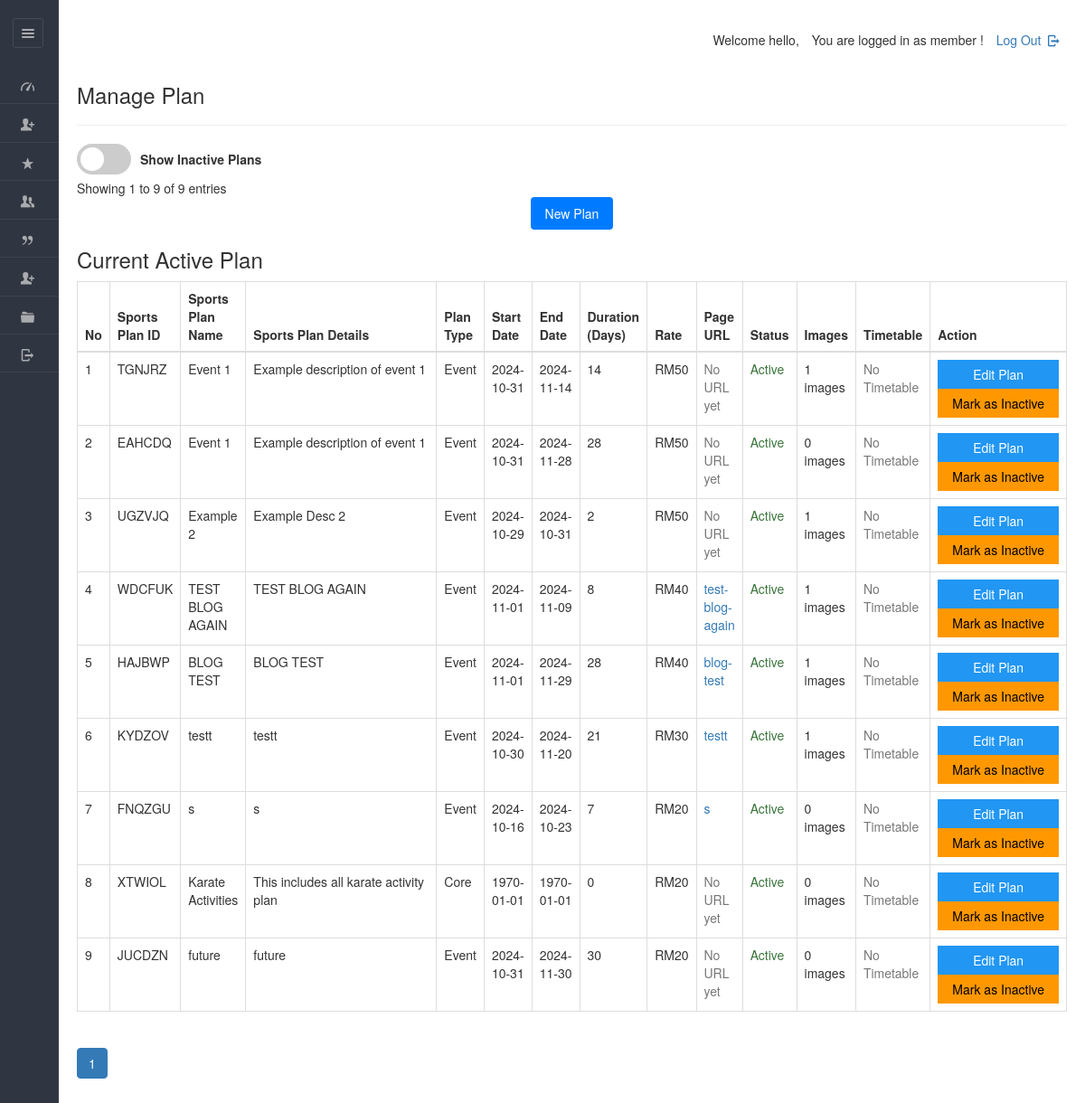
Before: /dashboard/admin/view_plan.php (signed in) with the older database file.
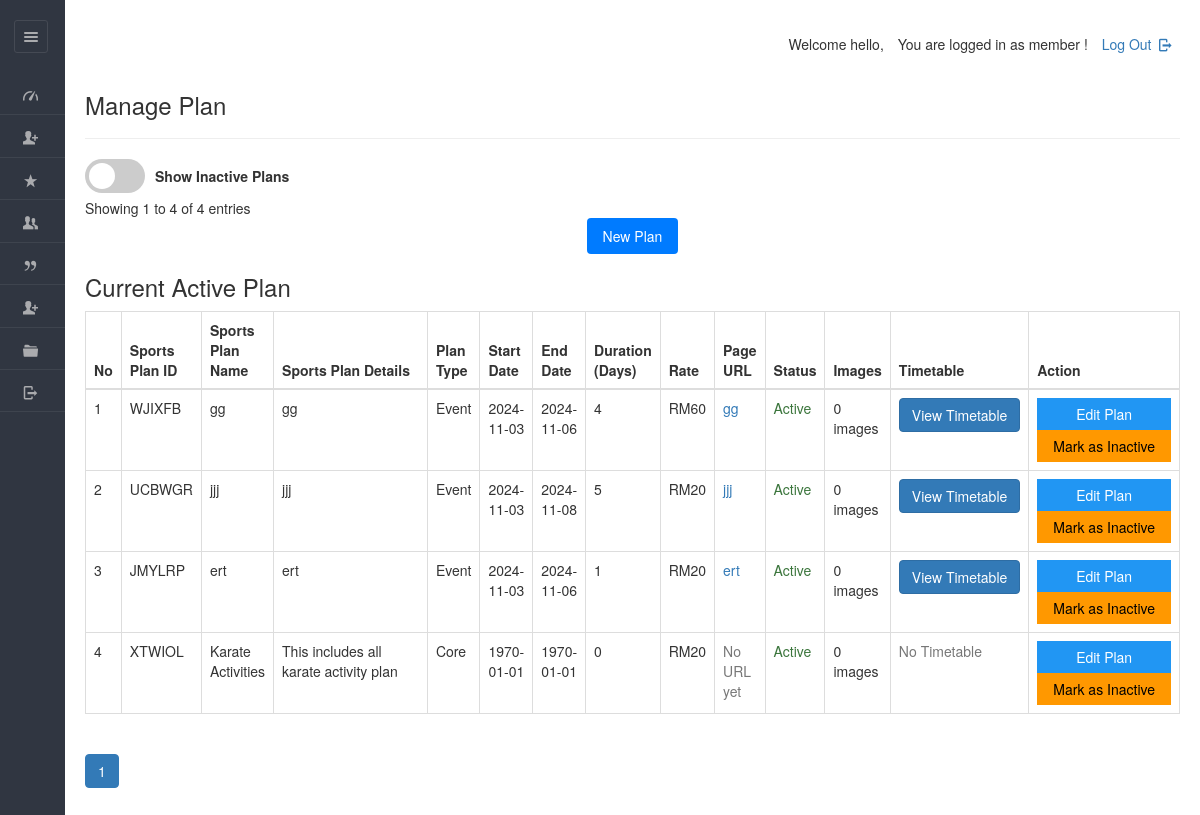
After: the same page with the newer database file.
### tables this page shows
CREATE TABLE IF NOT EXISTS `plan` (
  `planid` varchar(8) NOT NULL,
  `tid` varchar(45) NOT NULL,
  `planName` varchar(20) NOT NULL,
  `description` varchar(200) NOT NULL,
  `planType` varchar(50) NOT NULL,
  `startDate` varchar(50) NOT NULL,
  `endDate` varchar(50) NOT NULL,
  `duration` int NOT NULL,
  `validity` varchar(20) NOT NULL DEFAULT 'Lifetime',
  `amount` int NOT NULL DEFAULT '0',
  `active` varchar(255) NOT NULL,
  PRIMARY KEY (`planid`),
  KEY `idx_plan_name` (`planName`),
  KEY `idx_plan_type` (`planType`),
  KEY `idx_description` (`description`),
  KEY `idx_active` (`active`)
);

### dashboard/admin/view_plan.php (the view, shortened to what the changed rows need)
<!DOCTYPE html>
<html lang="en">
<head>
    <link rel="stylesheet" href="../../css/style.css"  id="style-resource-5">
    <link rel="stylesheet" href="../../css/dashMain.css">
    <link rel="stylesheet" type="text/css" href="../../css/entypo.css">
	<link href="a1style.css" rel="stylesheet" type="text/css">
	<link rel="stylesheet" href="https://maxcdn.bootstrapcdn.com/bootstrap/3.4.1/css/bootstrap.min.css">
	<link rel="stylesheet" href="../../css/dashboard/sidebar.css">
</head>
     <body class="page-body  page-fade" onload="collapseSidebar()">
    	<div class="page-container sidebar-collapsed" id="navbarcollapse">
    		<?php include('nav.php'); ?>
    		<div class="main-content">
				<div class="row">
					<div class="col-md-6 col-sm-8 clearfix">
					</div>
					<div class="col-md-6 col-sm-4 clearfix hidden-xs">
					</div>
				</div>
		<h3>Manage Plan</h3>
		<hr />
<?php
$records_per_page = 10;
$page = isset($_GET['page']) ? (int)$_GET['page'] : 1;
$offset = ($page - 1) * $records_per_page;
$search_term = isset($_GET['search']) ? mysqli_real_escape_string($con, $_GET['search']) : '';
$search_column = isset($_GET['search_column']) ? $_GET['search_column'] : 'planName';
$show_inactive = isset($_GET['show_inactive']) ? $_GET['show_inactive'] : 'no';
$count_query = "SELECT COUNT(DISTINCT p.planid) as total FROM plan p ";
$where_conditions = [];
if ($show_inactive !== 'yes') {
    $where_conditions[] = "p.active='yes'";
}
if (!empty($where_conditions)) {
    $where_clause = "WHERE " . implode(' AND ', $where_conditions);
    $count_query .= $where_clause;
}
$total_records_result = mysqli_query($con, $count_query);
$total_records = mysqli_fetch_assoc($total_records_result)['total'];
$total_pages = ceil($total_records / $records_per_page);
?>
<?php
$show_inactive = isset($_GET['show_inactive']) ? $_GET['show_inactive'] : 'no';
$query = "SELECT DISTINCT p.planid, p.planName, p.description, p.planType, p.startDate, p.endDate,
          p.duration, p.amount, p.active, pp.slug,
          (SELECT COUNT(*) FROM images i WHERE i.planid = p.planid) as image_count,
          (SELECT slug FROM plan_pages WHERE planid = p.planid LIMIT 1) as page_slug,
          st.tname, td.day_number, td.activities, st.tid
          FROM plan p
          LEFT JOIN plan_pages pp ON p.planid = pp.planid
          LEFT JOIN sports_timetable st ON p.planid = st.planid
          LEFT JOIN timetable_days td ON st.tid = td.tid ";
$where_conditions = [];
if ($show_inactive !== 'yes') {
    $where_conditions[] = "p.active='yes'";
}
if (!empty($where_conditions)) {
    $query .= "WHERE " . implode(" AND ", $where_conditions) . " ";
}
$query .= " GROUP BY p.planid ORDER BY p.active DESC, p.amount DESC";
$result = mysqli_query($con, $query);
$sno = 1;
?>
<div class="mb-3">
    <form method="GET" class="form-inline" id="filterForm" style="display: flex; align-items: center; gap: 10px;">
    </form>
</div>
<div class="mb-3">
    Showing <?php echo $offset + 1; ?> to <?php echo min($offset + $records_per_page, $total_records); ?>
    of <?php echo $total_records; ?> entries
</div>
<div style="display: flex; justify-content: center; align-items: center; width: 100%;">
    <a href="new_plan.php" style="text-align: center; padding: 8px 16px; background-color: #007bff; color: white; text-decoration: none; border-radius: 4px;">New Plan</a>
</div>
    <h3 style="margin-right: 20px;">Current Active Plan</h3>
<table class="table table-bordered datatable" id="table-1" border="1">
    <thead>
        <tr>
            <th onclick="sortTable(0)">No</th>
            <th onclick="sortTable(1)">Sports Plan ID</th>
            <th onclick="sortTable(2)">Sports Plan Name</th>
            <th onclick="sortTable(3)">Sports Plan Details</th>
            <th onclick="sortTable(4)">Plan Type</th>
            <th onclick="sortTable(5)">Start Date</th>
            <th onclick="sortTable(6)">End Date</th>
            <th onclick="sortTable(7)">Duration (Days)</th>
            <th onclick="sortTable(8)">Rate</th>
            <th onclick="sortTable(9)">Page URL</th>
            <th onclick="sortTable(10)">Status</th>
            <th onclick="sortTable(11)">Images</th>
            <th>Timetable</th>
            <th>Action</th>
        </tr>
    </thead>
    <tbody>
        <?php
        if (mysqli_affected_rows($con) != 0) {
            while ($row = mysqli_fetch_array($result, MYSQLI_ASSOC)) {
                $msgid = $row['planid'];
                $tid = $row['tid'];
                $status_class = $row['active'] === 'yes' ? 'text-success' : 'text-danger';
                $status_text = $row['active'] === 'yes' ? 'Active' : 'Inactive';
                echo "<tr>";
                echo "<td>" . $sno . "</td>";
                echo "<td>" . $row['planid'] . "</td>";
                echo "<td>" . $row['planName'] . "</td>";
                echo "<td width='380'>" . $row['description'] . "</td>";
                echo "<td>" . $row['planType'] . "</td>";
                echo "<td>" . date('Y-m-d', strtotime($row['startDate'])) . "</td>";
                echo "<td>" . date('Y-m-d', strtotime($row['endDate'])) . "</td>";
                echo "<td>" . $row['duration'] . "</td>";
                echo "<td>RM" . $row['amount'] . "</td>";
                if ($row['page_slug']) {
                    $url_status = $row['active'] === 'yes' ? '' : ' (Inactive)';
                    echo "<td><a href='../../plans/" . $row['page_slug'] . "' target='_blank'>" .
                         $row['page_slug'] . $url_status . "</a></td>";
                } else {
                    echo "<td><span class='text-muted'>No URL yet</span></td>";
                }
                echo "<td class='" . $status_class . "'>" . $status_text . "</td>";
                echo "<td>" . $row['image_count'] . " images</td>";
                echo "<td>";
                if (!empty($tid)) {
                    echo "<a href='timetable_detail.php?id=" . $tid . "' class='btn btn-primary'>View Timetable</a>";
                } else {
                    echo "<span class='text-muted'>No Timetable</span>";
                }
                echo "</td>";
                echo "<td>";
                echo "<a href='edit_plan.php?id=" . $row['planid'] . "'>
                        <input type='button' class='a1-btn a1-blue' style='width:100%' value='Edit Plan'>
                      </a>";
                if ($row['active'] === 'yes') {
                    echo "<form action='del_plan.php' method='post' onSubmit='return ConfirmDeactivate();'>
                            <input type='hidden' name='name' value='" . $msgid . "'/>
                            <input type='submit' value='Mark as Inactive' class='a1-btn a1-orange' style='width:100%'/>
                          </form>";
                } else {
                    echo "<form action='activate_plan.php' method='post' onSubmit='return ConfirmActivate();'>
                            <input type='hidden' name='name' value='" . $msgid . "'/>
                            <input type='submit' value='Mark as Active' class='a1-btn a1-green' style='width:100%'/>
                          </form>";
                }
                echo "</td>";
                echo "</tr>";
                $sno++;
            }
        } else {
            echo "<tr><td colspan='14' class='text-center'>No records found</td></tr>";
        }
        ?>
    </tbody>
</table>
<nav aria-label="Page navigation">
    <ul class="pagination justify-content-center">
        <?php
        $start_page = max(1, $page - 2);
        $end_page = min($total_pages, $page + 2);
        for ($i = $start_page; $i <= $end_page; $i++): ?>
            <li class="page-item <?php echo $i === $page ? 'active' : ''; ?>">
                <a class="page-link" href="?page=<?php echo $i; ?>&search=<?php echo urlencode($search_term); ?>&search_column=<?php echo urlencode($search_column); ?>&show_inactive=<?php echo urlencode($show_inactive); ?>"><?php echo $i; ?></a>
            </li>
        <?php endfor; ?>
    </ul>
</nav>
    	</div>
    </body>
</html>

Changed rows visible on the page:
no longer on this page (row edited): plan: planid "TGNJRZ", planName "Event 1", description "Example description of event 1", planType "Event", startDate "2024-10-31", endDate "2024-11-14", duration "14", amount "50", shows "No URL yet", active "Active", image_count "1", shows "No Timetable"
removed plan: planid "EAHCDQ", planName "Event 1", description "Example description of event 1", planType "Event", startDate "2024-10-31", endDate "2024-11-28", duration "28", amount "50", shows "No URL yet", active "Active", image_count "0", shows "No Timetable"
no longer on this page (row edited): plan: planid "UGZVJQ", planName "Example 2", description "Example Desc 2", planType "Event", startDate "2024-10-29", endDate "2024-10-31", duration "2", amount "50", shows "No URL yet", active "Active", image_count "1", shows "No Timetable"
no longer on this page (row edited): plan: planid "WDCFUK", planName "TEST BLOG AGAIN", description "TEST BLOG AGAIN", planType "Event", startDate "2024-11-01", endDate "2024-11-09", duration "8", amount "40", page_slug "test-blog-again", active "Active", image_count "1", shows "No Timetable"
no longer on this page (row edited): plan: planid "HAJBWP", planName "BLOG TEST", description "BLOG TEST", planType "Event", startDate "2024-11-01", endDate "2024-11-29", duration "28", amount "40", page_slug "blog-test", active "Active", image_count "1", shows "No Timetable"
no longer on this page (row edited): plan: planid "KYDZOV", planName "testt", description "testt", planType "Event", startDate "2024-10-30", endDate "2024-11-20", duration "21", amount "30", page_slug "testt", active "Active", image_count "1", shows "No Timetable"
no longer on this page (row edited): plan: planid "FNQZGU", planName "s", description "s", planType "Event", startDate "2024-10-16", endDate "2024-10-23", duration "7", amount "20", page_slug "s", active "Active", image_count "0", shows "No Timetable"
no longer on this page (row edited): plan: planid "JUCDZN", planName "future", description "future", planType "Event", startDate "2024-10-31", endDate "2024-11-30", duration "30", amount "20", shows "No URL yet", active "Active", image_count "0", shows "No Timetable"
added plan: planid "WJIXFB", planName "gg", description "gg", planType "Event", startDate "2024-11-03", endDate "2024-11-06", duration "4", amount "60", page_slug "gg", active "Active", image_count "0"
added plan: planid "UCBWGR", planName "jjj", description "jjj", planType "Event", startDate "2024-11-03", endDate "2024-11-08", duration "5", amount "20", page_slug "jjj", active "Active", image_count "0"
added plan: planid "JMYLRP", planName "ert", description "ert", planType "Event", startDate "2024-11-03", endDate "2024-11-06", duration "1", amount "20", page_slug "ert", active "Active", image_count "0"
Other visible differences:
min($offset + $records_per_page, $total_records): "9" → "4"
$total_records: "9" → "4"
